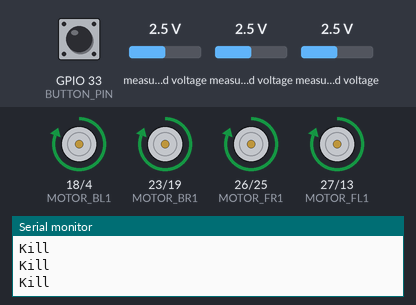
A sketch run on a simulated ESP32. Shown: motor-driver pin pairs drawn as motors (green arrow = first pin HIGH = forward, orange = second pin HIGH = backward, longer = more drive), the last lines printed to the serial monitor. The inputs (shaded band) are chosen by the test bench; at power-on: measured voltage 2.5 V, GPIO 33 (BUTTON_PIN) HIGH.

Above: at 4.4 s.
4.5 s: measured voltage (sensor 201) set to 3.7 V
6.0 s: measured voltage (sensor 201) set to 4 V
At 6.2 s:
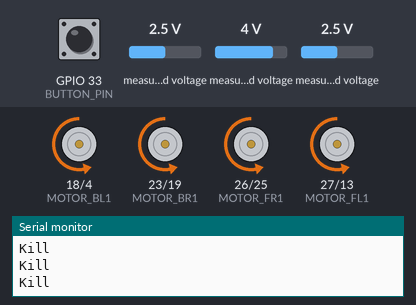
9.0 s: measured voltage (sensor 201) set to 0.1 V
10.7 s: measured voltage (sensor 202) set to 1.5 V
12.2 s: measured voltage (sensor 202) set to 1.2 V
At 13.4 s:
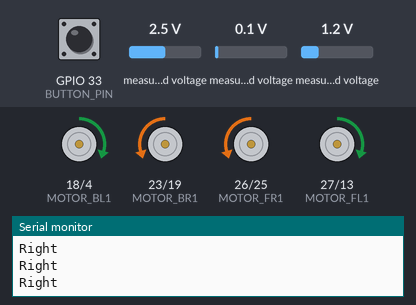
13.7 s: measured voltage (sensor 202) set to 2.5 V
At 14.7 s:
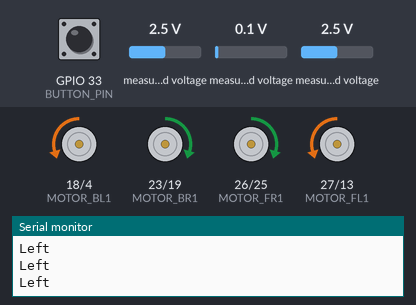
Timing chart, 0 to 16.2 s (numbered marks = the images above; inputs shaded):
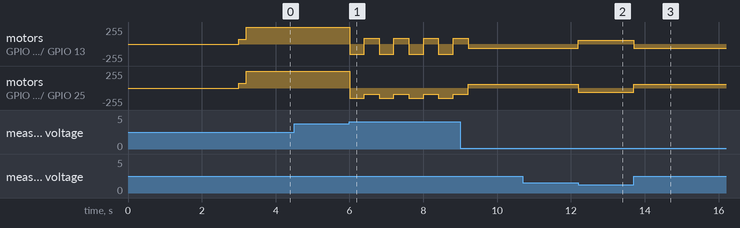

Measured:
- the behaviour switches between 3.8 and 3.9 V on measured voltage (sensor 201) (found by bisection; images 0 and 1)
- the behaviour switches between 1.4 and 1.3 V on measured voltage (sensor 202) (found by bisection; images 1 and 2)
- after the input at 6.0 s, motor on GPIO 18 (MOTOR_BL1) / GPIO 4 (MOTOR_BL2): alternates backward 150/255 for 0.40 s and forward 90/255 for 0.40 s, starting at once; motor on GPIO 23 (MOTOR_BR1) / GPIO 19 (MOTOR_BR2): alternates backward 150/255 for 0.40 s and backward 90/255 for 0.40 s, starting at once
- after the input at 12.2 s, motor on GPIO 18 (MOTOR_BL1) / GPIO 4 (MOTOR_BL2), motor on GPIO 27 (MOTOR_FL1) / GPIO 13 (MOTOR_FL2): backward 60/255 → forward 60/255 at once; motor on GPIO 23 (MOTOR_BR1) / GPIO 19 (MOTOR_BR2), motor on GPIO 26 (MOTOR_FR1) / GPIO 25 (MOTOR_FR2): forward 60/255 → backward 60/255 at once
- after the input at 13.7 s, motor on GPIO 18 (MOTOR_BL1) / GPIO 4 (MOTOR_BL2), motor on GPIO 27 (MOTOR_FL1) / GPIO 13 (MOTOR_FL2): forward 60/255 → backward 60/255 at once; motor on GPIO 23 (MOTOR_BR1) / GPIO 19 (MOTOR_BR2), motor on GPIO 26 (MOTOR_FR1) / GPIO 25 (MOTOR_FR2): backward 60/255 → forward 60/255 at once

The sketch:

Sumo.ino
```cpp
#include <dummy.h>

#include <stdio.h>
#include <Arduino.h>
#include <Adafruit_ADS1X15.h>
Adafruit_ADS1015 ads1;
Adafruit_ADS1015 ads2;
#define SDA_PIN 21
#define SCL_PIN 22
#define BUTTON_PIN 33
/*#define P_in 0.5
#define P_out 0.7*/

void front(int spd);
void back(int spd);
void turnLR(int L, int R);
void stop(void);

/*float FLM(int, int, int, int);
float FRM(int, int, int, int);
float BLM(int, int, int, int);
float BRM(int, int, int, int);*/
//int IR_M, IR_MR, IR_ML, IR_L, IR_R, IR_B;

int MOTOR_FL1 = 27;
int MOTOR_FL2 = 13;
int MOTOR_FR1 = 26;
int MOTOR_FR2 = 25;
int MOTOR_BL1 = 18;
int MOTOR_BL2 = 4;
int MOTOR_BR1 = 23;
int MOTOR_BR2 = 19;

void setup() {
  pinMode(MOTOR_FL1, OUTPUT);
  pinMode(MOTOR_FL2, OUTPUT);
  pinMode(MOTOR_FR1, OUTPUT);
  pinMode(MOTOR_FR2, OUTPUT);
  pinMode(MOTOR_BL1, OUTPUT);
  pinMode(MOTOR_BL2, OUTPUT);
  pinMode(MOTOR_BR1, OUTPUT);
  pinMode(MOTOR_BR2, OUTPUT);
  pinMode(BUTTON_PIN, INPUT_PULLUP);
  Serial.begin(115200);
  Wire.begin(SDA_PIN, SCL_PIN);
  if (!ads1.begin(0x48))
  {
    Serial.println("Failed to initialize ADS1.");
    while (1);
  }
  if (!ads2.begin(0x49))
  {
    Serial.println("Failed to initialize ADS2.");
    while (1);
  }
  Serial.println("Waiting for button press to start...");
  while (digitalRead(BUTTON_PIN) == LOW) {
    // This loop runs endlessly doing nothing until the button is pressed (goes LOW)
    delay(10);
  }

  Serial.println("Button pressed! Starting robot in 3 second...");
  delay(3000);
  front(70);
  delay(200);// Gives you 3 second to move your hand away from the robot
  /*while (ads1.readADC_SingleEnded(3) <= 1300) {
    back(40);
  }
  stop();*/
}

void loop() {
  /*Serial.print("LIR: ");
  Serial.print(ads2.readADC_SingleEnded(3));
  Serial.print(" | MLIR: ");
  Serial.print(ads1.readADC_SingleEnded(2));
  Serial.print(" | MIR: ");
  Serial.print(ads1.readADC_SingleEnded(1));
  Serial.print(" | MRIR: ");
  Serial.print(ads1.readADC_SingleEnded(0));
  Serial.print(" | RIR: ");
  Serial.println(ads2.readADC_SingleEnded(0));
  Serial.print("LC: ");
  Serial.print(ads2.readADC_SingleEnded(2));
  Serial.print(" | RC: ");
  Serial.println(ads2.readADC_SingleEnded(1));
  Serial.print("BIR: ");
  Serial.print(ads1.readADC_SingleEnded(3));
  /*Serial.print(" | BC: ");
  Serial.println(ads1.readADC_SingleEnded(3));
  int IR_M = mapValue(ads2.readADC_SingleEnded(0), 22, 1047);
  int IR_MR = mapValue(ads1.readADC_SingleEnded(1), 57, 1070);
  int IR_ML = mapValue(ads1.readADC_SingleEnded(2), 14, 1053);
  int IR_R = mapValue(ads1.readADC_SingleEnded(0), 25, 1043);
  int IR_L = mapValue(ads1.readADC_SingleEnded(3), 41, 1052);*/
  if (ads2.readADC_SingleEnded(2) >= 1300 || ads2.readADC_SingleEnded(1) >= 1300) {
    //Serial.println("Line");
    stop();
    back(150);
    delay(400);
    turnLR(90, -90);
    delay(400);
  }  else if (ads1.readADC_SingleEnded(1) >= 500) {
    Serial.println("Kill");
    front(255);
  } else if (ads1.readADC_SingleEnded(2) >= 450) {
    Serial.println("Left");
    turnLR(-60, 60);
  } else if (ads1.readADC_SingleEnded(0) >= 450) {
    Serial.println("Right");
    turnLR(60, -60);
  } else if (ads2.readADC_SingleEnded(3) >= 450) {
    Serial.println("Left");
    turnLR(-90, 90);
  } else if (ads2.readADC_SingleEnded(0) >= 450) {
    Serial.println("Right");
    turnLR(90, -90);
  } else if (ads1.readADC_SingleEnded(3) >= 700) { // || ads2.readADC_SingleEnded(1)
    Serial.println("Back");
    turnLR(100, 0);
    delay(200);
    turnLR(0, 100);
    delay(200);
  }else {
    Serial.println("N/A");
    front(100);
  }
  //delay(500);
  /*Serial.print((int)LM(IR_L, IR_ML, IR_MR, IR_R));
  Serial.print(" || ");
  Serial.println((int)RM(IR_L, IR_ML, IR_MR, IR_R));*/
}

/*int mapValue(int rawData, int min_input, int max_input) {
  return (rawData - min_input) * 255 / (max_input - min_input);
}*/

/*float LM(int L1, int L2, int R2, int R1) {
  float lm;
  lm = ((L1 * P_out) + (L2 * P_in)) - ((R2 * P_in) + (R1 * P_out));
  return lm;
}

float RM(int L1, int L2, int R2, int R1) {
  float rm;
  rm = ((R2 * P_in) + (R1 * P_out)) - ((L2 * P_in) + (L1 * P_out));
  return rm;
}*/


void front(int spd){
  analogWrite(MOTOR_FR1,spd);
  analogWrite(MOTOR_FR2,0);
  analogWrite(MOTOR_FL1,spd);
  analogWrite(MOTOR_FL2,0);
  analogWrite(MOTOR_BR1,spd);
  analogWrite(MOTOR_BR2,0);
  analogWrite(MOTOR_BL1,spd);
  analogWrite(MOTOR_BL2,0);
}

void back(int spd){
  analogWrite(MOTOR_FR1,0);
  analogWrite(MOTOR_FR2,spd);
  analogWrite(MOTOR_FL1,0);
  analogWrite(MOTOR_FL2,spd);
  analogWrite(MOTOR_BR1,0);
  analogWrite(MOTOR_BR2,spd);
  analogWrite(MOTOR_BL1,0);
  analogWrite(MOTOR_BL2,spd);
}

void stop(){
  analogWrite(MOTOR_FR1,255);
  analogWrite(MOTOR_FR2,255);
  analogWrite(MOTOR_FL1,255);
  analogWrite(MOTOR_FL2,255);
  analogWrite(MOTOR_BR1,255);
  analogWrite(MOTOR_BR2,255);
  analogWrite(MOTOR_BL1,255);
  analogWrite(MOTOR_BL2,255);
}

void turnLR(int L, int R) {
  if (L >= 0) {
    analogWrite(MOTOR_FL1, L);
    analogWrite(MOTOR_FL2, 0);
    analogWrite(MOTOR_BL1, L);
    analogWrite(MOTOR_BL2, 0);
  }
  else {
    analogWrite(MOTOR_FL1, 0);
    analogWrite(MOTOR_FL2, L * -1);
    analogWrite(MOTOR_BL1, 0);
    analogWrite(MOTOR_BL2, L * -1);
  }
  if (R >= 0) {
    analogWrite(MOTOR_FR1, R);
    analogWrite(MOTOR_FR2, 0);
    analogWrite(MOTOR_BR1, R);
    analogWrite(MOTOR_BR2, 0);
  }
  else {
    analogWrite(MOTOR_FR1, 0);
    analogWrite(MOTOR_FR2, R * -1);
    analogWrite(MOTOR_BR1, 0);
    analogWrite(MOTOR_BR2, R * -1);
  }
}
```
